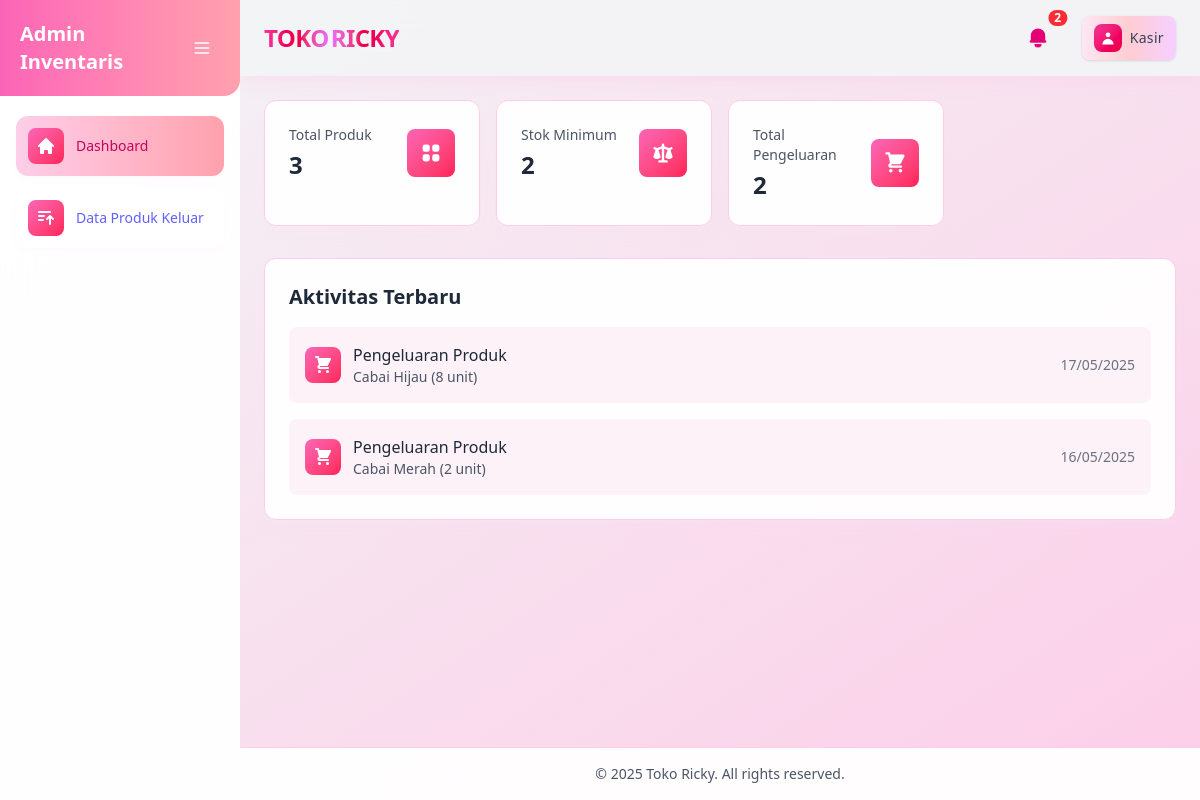
The app's page /dashboard.php (signed in) with its own data.
### tables this page shows
CREATE TABLE `detail_pengeluaran_produk` (
  `id_detail_pengeluaran` int(11) NOT NULL,
  `id_pengeluaran_produk` int(11) NOT NULL,
  `id_produk` int(11) NOT NULL,
  `jumlah` int(11) NOT NULL,
  `harga_jual` decimal(10,2) DEFAULT NULL,
  `status_dihapus` tinyint(1) DEFAULT 0
);

CREATE TABLE `produk` (
  `id_produk` int(11) NOT NULL,
  `kode_produk` varchar(20) NOT NULL,
  `nama_produk` varchar(100) NOT NULL,
  `id_kategori_produk` int(11) NOT NULL,
  `id_satuan_produk` int(11) NOT NULL,
  `harga_beli` decimal(10,2) NOT NULL,
  `harga_jual` decimal(10,2) NOT NULL,
  `stok` int(11) NOT NULL,
  `stok_minimum` int(11) NOT NULL,
  `status_dihapus` tinyint(1) DEFAULT 0
);

CREATE TABLE `pengeluaran_produk` (
  `id_pengeluaran_produk` int(11) NOT NULL,
  `id_pengguna` int(11) NOT NULL,
  `tanggal` date NOT NULL,
  `penerima` varchar(100) DEFAULT NULL,
  `keterangan` text DEFAULT NULL,
  `status_dihapus` tinyint(1) DEFAULT 0
);

### cek_login.php (called while the page is built, shortened)
<?php
$sesi_role_pengguna = $_SESSION['dataPengguna']['role'];
?>

### dashboard.php (the view, shortened to what this page needs)
<?php
    include 'cek_login.php';
?>
<?php include 'layout/header.php'; ?>
<?php include 'layout/sidebar.php'; ?>
    <main class="flex-1 p-2 sm:p-4 lg:p-6">
        <div class="grid grid-cols-1 md:grid-cols-2 lg:grid-cols-4 gap-4 mb-8">
            <div class="bg-white/95 backdrop-blur-xl rounded-xl p-6 border border-pink-200 shadow-lg shadow-pink-100/20 animate-slide-in-left">
                <div class="flex items-center justify-between">
                    <div>
                        <p class="text-sm text-gray-600 mb-1">Total Produk</p>
                        <?php
                        $query = "SELECT COUNT(*) as total FROM produk WHERE status_dihapus = 0";
                        $result = mysqli_query($koneksi, $query);
                        $data = mysqli_fetch_assoc($result);
                        ?>
                        <h3 class="text-2xl font-bold text-gray-800"><?= number_format($data['total']) ?></h3>
                    </div>
                    <div class="p-3 bg-gradient-to-br from-pink-400 to-rose-500 rounded-lg animate-bounce-in">
                    </div>
                </div>
            </div>
            <div class="bg-white/95 backdrop-blur-xl rounded-xl p-6 border border-pink-200 shadow-lg shadow-pink-100/20 animate-slide-in-right">
                <div class="flex items-center justify-between">
                    <div>
                        <p class="text-sm text-gray-600 mb-1">Stok Minimum</p>
                        <?php
                        $query = "SELECT COUNT(*) as total FROM produk WHERE stok <= stok_minimum AND status_dihapus = 0";
                        $result = mysqli_query($koneksi, $query);
                        $data = mysqli_fetch_assoc($result);
                        ?>
                        <h3 class="text-2xl font-bold text-gray-800"><?= number_format($data['total']) ?></h3>
                    </div>
                    <div class="p-3 bg-gradient-to-br from-pink-400 to-rose-500 rounded-lg animate-bounce-in">
                    </div>
                </div>
            </div>
            <div class="bg-white/95 backdrop-blur-xl rounded-xl p-6 border border-pink-200 shadow-lg shadow-pink-100/20 animate-slide-in-up">
                <div class="flex items-center justify-between">
                    <div>
                        <p class="text-sm text-gray-600 mb-1">Total Pengeluaran</p>
                        <?php
                        $query = "SELECT COUNT(*) as total FROM pengeluaran_produk WHERE status_dihapus = 0";
                        $result = mysqli_query($koneksi, $query);
                        $data = mysqli_fetch_assoc($result);
                        ?>
                        <h3 class="text-2xl font-bold text-gray-800"><?= number_format($data['total']) ?></h3>
                    </div>
                    <div class="p-3 bg-gradient-to-br from-pink-400 to-rose-500 rounded-lg animate-bounce-in">
                    </div>
                </div>
            </div>
        </div>
        <div class="bg-white/95 backdrop-blur-xl rounded-xl p-6 border border-pink-200 shadow-lg shadow-pink-100/20 animate-scale-in">
            <h2 class="text-xl font-semibold text-gray-800 mb-4">Aktivitas Terbaru</h2>
            <div class="space-y-4">
                <?php
                if ($sesi_role_pengguna == 'Admin' || $sesi_role_pengguna == 'Pemilik') {
                    $query = "
                        (SELECT
                            'penerimaan' as tipe,
                            p.tanggal,
                            pr.nama_produk,
                            dp.jumlah,
                            dp.harga_beli as harga
                        FROM penerimaan_produk p
                        JOIN detail_penerimaan_produk dp ON p.id_penerimaan_produk = dp.penerimaan_produk_id
                        JOIN produk pr ON dp.id_produk = pr.id_produk
                        WHERE p.status_dihapus = 0
                        ORDER BY p.tanggal DESC
                        LIMIT 3)
                        UNION ALL
                        (SELECT
                            'pengeluaran' as tipe,
                            p.tanggal,
                            pr.nama_produk,
                            dp.jumlah,
                            dp.harga_jual as harga
                        FROM pengeluaran_produk p
                        JOIN detail_pengeluaran_produk dp ON p.id_pengeluaran_produk = dp.id_pengeluaran_produk
                        JOIN produk pr ON dp.id_produk = pr.id_produk
                        WHERE p.status_dihapus = 0
                        ORDER BY p.tanggal DESC
                        LIMIT 3)
                        ORDER BY tanggal DESC
                        LIMIT 3
                    ";
                } else {
                    $query = "
                        SELECT
                            'pengeluaran' as tipe,
                            p.tanggal,
                            pr.nama_produk,
                            dp.jumlah,
                            dp.harga_jual as harga
                        FROM pengeluaran_produk p
                        JOIN detail_pengeluaran_produk dp ON p.id_pengeluaran_produk = dp.id_pengeluaran_produk
                        JOIN produk pr ON dp.id_produk = pr.id_produk
                        WHERE p.status_dihapus = 0
                        ORDER BY p.tanggal DESC
                        LIMIT 3
                    ";
                }
                $result = mysqli_query($koneksi, $query);
                while($row = mysqli_fetch_assoc($result)) {
                    $tipe = $row['tipe'];
                    $icon = ($tipe == 'penerimaan') ?
                        '<path d="M4 4a2 2 0 00-2 2v4a2 2 0 002 2V6h10a2 2 0 00-2-2H4zm2 6a2 2 0 012-2h8a2 2 0 012 2v4a2 2 0 01-2 2H8a2 2 0 01-2-2v-4zm6 4a2 2 0 100-4 2 2 0 000 4z"/>' :
                        '<path d="M3 1a1 1 0 000 2h1.22l.305 1.222a.997.997 0 00.01.042l1.358 5.43-.893.892C3.74 11.846 4.632 14 6.414 14H15a1 1 0 000-2H6.414l1-1H14a1 1 0 00.894-.553l3-6A1 1 0 0017 3H6.28l-.31-1.243A1 1 0 005 1H3zM16 16.5a1.5 1.5 0 11-3 0 1.5 1.5 0 013 0zM6.5 18a1.5 1.5 0 100-3 1.5 1.5 0 000 3z"/>';
                    $judul = ($tipe == 'penerimaan') ? 'Penerimaan Produk' : 'Pengeluaran Produk';
                ?>
                <div class="flex items-center justify-between p-4 bg-pink-50 rounded-lg animate-slide-in-left">
                    <div class="flex items-center space-x-3">
                        <div class="p-2 bg-gradient-to-br from-pink-400 to-rose-500 rounded-lg animate-bounce-in">
                            <svg class="w-5 h-5 text-white" fill="currentColor" viewBox="0 0 20 20">
                                <?= $icon ?>
                            </svg>
                        </div>
                        <div>
                            <p class="font-medium text-gray-800"><?= $judul ?></p>
                            <p class="text-sm text-gray-600"><?= $row['nama_produk'] ?> (<?= $row['jumlah'] ?> unit)</p>
                        </div>
                    </div>
                    <span class="text-sm text-gray-500"><?= date('d/m/Y', strtotime($row['tanggal'])) ?></span>
                </div>
                <?php } ?>
            </div>
        </div>
    </main>
<?php include 'layout/footer.php'; ?>

### src/style.css (style rules this page uses)
.animate-slide-in-up { animation: slide-in-up 0.6s cubic-bezier(0.16, 1, 0.3, 1); }
.animate-slide-in-left { animation: slide-in-left 0.6s cubic-bezier(0.16, 1, 0.3, 1); }
.animate-slide-in-right { animation: slide-in-right 0.6s cubic-bezier(0.16, 1, 0.3, 1); }
.animate-scale-in { animation: scale-in 0.5s cubic-bezier(0.34, 1.56, 0.64, 1); }
.animate-bounce-in { animation: bounce-in 0.8s cubic-bezier(0.68, -0.55, 0.265, 1.55); }

### records on screen
detail_pengeluaran_produk: judul "Pengeluaran Produk", id_produk.nama_produk "Cabai Hijau", jumlah "8", id_pengeluaran_produk.tanggal "17/05/2025"
detail_pengeluaran_produk: judul "Pengeluaran Produk", id_produk.nama_produk "Cabai Merah", jumlah "2", id_pengeluaran_produk.tanggal "16/05/2025"

### other values on screen
$total_notifikasi "2"
$sesi_nama_lengkap_pengguna "Kasir"
$data['total'] "3"
$data['total'] "2"
